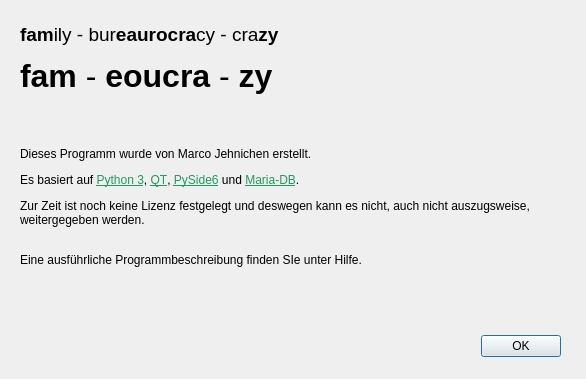
<?xml version="1.0" encoding="UTF-8"?>
<ui version="4.0">
 <class>About_Dialog</class>
 <widget class="QDialog" name="About_Dialog">
  <property name="geometry">
   <rect>
    <x>0</x>
    <y>0</y>
    <width>586</width>
    <height>379</height>
   </rect>
  </property>
  <property name="windowTitle">
   <string>Über....</string>
  </property>
  <property name="toolTip">
   <string>&lt;html&gt;&lt;head/&gt;&lt;body&gt;&lt;p&gt;Programm-Infos&lt;/p&gt;&lt;/body&gt;&lt;/html&gt;</string>
  </property>
  <property name="whatsThis">
   <string>&lt;html&gt;&lt;head/&gt;&lt;body&gt;&lt;p&gt;Informationen über das vorliegende Programm&lt;/p&gt;&lt;/body&gt;&lt;/html&gt;</string>
  </property>
  <widget class="QDialogButtonBox" name="buttonBox">
   <property name="geometry">
    <rect>
     <x>220</x>
     <y>330</y>
     <width>341</width>
     <height>32</height>
    </rect>
   </property>
   <property name="orientation">
    <enum>Qt::Orientation::Horizontal</enum>
   </property>
   <property name="standardButtons">
    <set>QDialogButtonBox::StandardButton::Ok</set>
   </property>
  </widget>
  <widget class="QLabel" name="label">
   <property name="geometry">
    <rect>
     <x>20</x>
     <y>20</y>
     <width>551</width>
     <height>291</height>
    </rect>
   </property>
   <property name="text">
    <string>&lt;html&gt;&lt;head/&gt;&lt;body&gt;&lt;p&gt;&lt;span style=&quot; font-size:14pt; font-weight:700;&quot;&gt;fam&lt;/span&gt;&lt;span style=&quot; font-size:14pt;&quot;&gt;ily - bur&lt;/span&gt;&lt;span style=&quot; font-size:14pt; font-weight:700;&quot;&gt;eaurocra&lt;/span&gt;&lt;span style=&quot; font-size:14pt;&quot;&gt;cy - cra&lt;/span&gt;&lt;span style=&quot; font-size:14pt; font-weight:700;&quot;&gt;zy&lt;/span&gt;&lt;/p&gt;&lt;p&gt;&lt;span style=&quot; font-size:24pt; font-weight:700;&quot;&gt;fam&lt;/span&gt;&lt;span style=&quot; font-size:24pt;&quot;&gt; - &lt;/span&gt;&lt;span style=&quot; font-size:24pt; font-weight:700;&quot;&gt;eoucra &lt;/span&gt;&lt;span style=&quot; font-size:24pt;&quot;&gt;- &lt;/span&gt;&lt;span style=&quot; font-size:24pt; font-weight:700;&quot;&gt;zy&lt;/span&gt;&lt;/p&gt;&lt;p&gt;&lt;br/&gt;&lt;/p&gt;&lt;p&gt;Dieses Programm wurde von Marco Jehnichen erstellt.&lt;/p&gt;&lt;p&gt;Es basiert auf &lt;a href=&quot;https://www.python.org/&quot;&gt;&lt;span style=&quot; text-decoration: underline; color:#1f9b5d;&quot;&gt;Python 3&lt;/span&gt;&lt;/a&gt;, &lt;a href=&quot;https://www.qt.io/&quot;&gt;&lt;span style=&quot; text-decoration: underline; color:#1f9b5d;&quot;&gt;QT&lt;/span&gt;&lt;/a&gt;, &lt;a href=&quot;https://pypi.org/project/PySide6/&quot;&gt;&lt;span style=&quot; text-decoration: underline; color:#1f9b5d;&quot;&gt;PySide6&lt;/span&gt;&lt;/a&gt; und &lt;a href=&quot;https://mariadb.org/&quot;&gt;&lt;span style=&quot; text-decoration: underline; color:#1f9b5d;&quot;&gt;Maria-DB&lt;/span&gt;&lt;/a&gt;.&lt;/p&gt;&lt;p&gt;Zur Zeit ist noch keine Lizenz festgelegt und deswegen kann es nicht, auch nicht auszugsweise, weitergegeben werden.&lt;/p&gt;&lt;p&gt;&lt;br/&gt;Eine ausführliche Programmbeschreibung finden SIe unter Hilfe.&lt;/p&gt;&lt;p&gt;&lt;br/&gt;&lt;/p&gt;&lt;/body&gt;&lt;/html&gt;</string>
   </property>
   <property name="textFormat">
    <enum>Qt::TextFormat::RichText</enum>
   </property>
   <property name="wordWrap">
    <bool>true</bool>
   </property>
   <property name="openExternalLinks">
    <bool>true</bool>
   </property>
  </widget>
 </widget>
 <resources/>
 <connections>
  <connection>
   <sender>buttonBox</sender>
   <signal>accepted()</signal>
   <receiver>About_Dialog</receiver>
   <slot>accept()</slot>
   <hints>
    <hint type="sourcelabel">
     <x>248</x>
     <y>254</y>
    </hint>
    <hint type="destinationlabel">
     <x>157</x>
     <y>274</y>
    </hint>
   </hints>
  </connection>
 </connections>
</ui>
